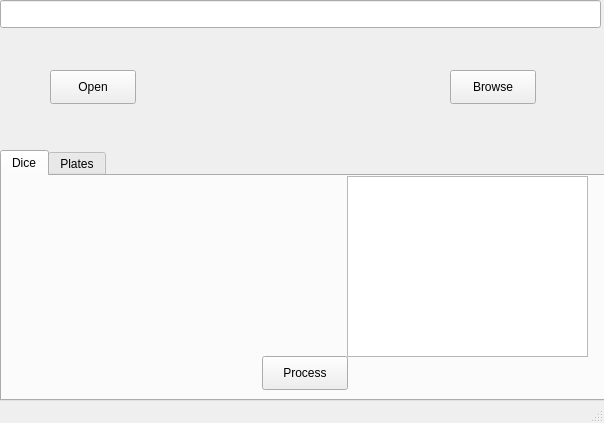
<?xml version="1.0" encoding="UTF-8"?>
<ui version="4.0">
 <class>MainWindow</class>
 <widget class="QMainWindow" name="MainWindow">
  <property name="geometry">
   <rect>
    <x>0</x>
    <y>0</y>
    <width>604</width>
    <height>423</height>
   </rect>
  </property>
  <property name="windowTitle">
   <string>MainWindow</string>
  </property>
  <widget class="QWidget" name="centralWidget">
   <widget class="QTabWidget" name="tabWidget">
    <property name="geometry">
     <rect>
      <x>0</x>
      <y>150</y>
      <width>611</width>
      <height>251</height>
     </rect>
    </property>
    <property name="currentIndex">
     <number>0</number>
    </property>
    <widget class="QWidget" name="tabDice">
     <attribute name="title">
      <string>Dice</string>
     </attribute>
     <widget class="QPushButton" name="processDiceButton">
      <property name="geometry">
       <rect>
        <x>260</x>
        <y>180</y>
        <width>86</width>
        <height>34</height>
       </rect>
      </property>
      <property name="text">
       <string>Process</string>
      </property>
     </widget>
     <widget class="QLabel" name="beforeImageDice">
      <property name="geometry">
       <rect>
        <x>10</x>
        <y>10</y>
        <width>250</width>
        <height>170</height>
       </rect>
      </property>
      <property name="text">
       <string/>
      </property>
      <property name="scaledContents">
       <bool>false</bool>
      </property>
     </widget>
     <widget class="QListWidget" name="outputList">
      <property name="geometry">
       <rect>
        <x>345</x>
        <y>0</y>
        <width>241</width>
        <height>181</height>
       </rect>
      </property>
     </widget>
    </widget>
    <widget class="QWidget" name="tabPlates">
     <attribute name="title">
      <string>Plates</string>
     </attribute>
     <widget class="QPushButton" name="processPlateButton">
      <property name="geometry">
       <rect>
        <x>260</x>
        <y>180</y>
        <width>86</width>
        <height>34</height>
       </rect>
      </property>
      <property name="text">
       <string>Process</string>
      </property>
     </widget>
     <widget class="QLabel" name="beforeImagePlates">
      <property name="geometry">
       <rect>
        <x>10</x>
        <y>10</y>
        <width>250</width>
        <height>170</height>
       </rect>
      </property>
      <property name="text">
       <string/>
      </property>
      <property name="scaledContents">
       <bool>true</bool>
      </property>
     </widget>
     <widget class="QLabel" name="afterImagePlates">
      <property name="geometry">
       <rect>
        <x>340</x>
        <y>90</y>
        <width>250</width>
        <height>71</height>
       </rect>
      </property>
      <property name="text">
       <string/>
      </property>
      <property name="scaledContents">
       <bool>true</bool>
      </property>
     </widget>
     <widget class="QLabel" name="plateText">
      <property name="geometry">
       <rect>
        <x>336</x>
        <y>20</y>
        <width>251</width>
        <height>41</height>
       </rect>
      </property>
      <property name="text">
       <string/>
      </property>
      <property name="alignment">
       <set>Qt::AlignCenter</set>
      </property>
     </widget>
    </widget>
   </widget>
   <widget class="QPushButton" name="browseButton">
    <property name="geometry">
     <rect>
      <x>450</x>
      <y>70</y>
      <width>86</width>
      <height>34</height>
     </rect>
    </property>
    <property name="text">
     <string>Browse</string>
    </property>
   </widget>
   <widget class="QPushButton" name="openButton">
    <property name="geometry">
     <rect>
      <x>50</x>
      <y>70</y>
      <width>86</width>
      <height>34</height>
     </rect>
    </property>
    <property name="text">
     <string>Open</string>
    </property>
   </widget>
   <widget class="QLineEdit" name="lineEdit">
    <property name="geometry">
     <rect>
      <x>0</x>
      <y>0</y>
      <width>601</width>
      <height>28</height>
     </rect>
    </property>
   </widget>
  </widget>
  <widget class="QStatusBar" name="statusBar"/>
 </widget>
 <layoutdefault spacing="6" margin="11"/>
 <resources/>
 <connections/>
</ui>
